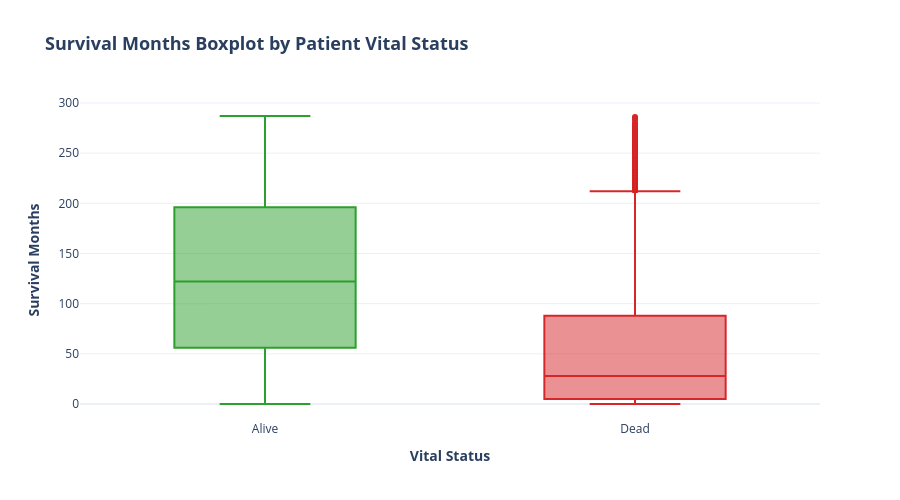

Here is the notebook cell this chart was saved with:
### Markdown cell above
> **Demographic Insight (Age Group Distribution):**
> "The patient age distribution reveals a distinct unimodal, right-skewed pattern with a primary peak in young adulthood (ages 20–29 years), accounting for the highest volume of diagnosed cases. Beyond age 30, the patient count exhibits a progressive and consistent decline across older age brackets. This distribution highlights specific demographic targeting requirements for risk stratification and clinical screening protocols."

### Code cell
import plotly.express as px

# رسم Boxplot لتوزيع أشهر البقاء مقارنة بحالة المريض
fig_box = px.box(
    df_clean, 
    x='vital_status', 
    y='Survival months',
    color='vital_status',
    points="outliers", # إظهار القيم الشاذة إن وجدت
    title='<b>Survival Months Boxplot by Patient Vital Status</b>',
    labels={'vital_status': 'Vital Status', 'Survival months': 'Survival Months'},
    color_discrete_map={'Alive': '#2ca02c', 'Dead': '#d62728'}
)

fig_box.update_layout(
    template='plotly_white',
    xaxis_title='<b>Vital Status</b>',
    yaxis_title='<b>Survival Months</b>',
    title_font_size=18,
    showlegend=False,
    height=500
)

fig_box.show()

### Figure 1 — Plotly figure (JSON) as saved in the notebook; plotly's stock layout.template omitted (floating-point values rounded to 4 significant figures; data arrays with more than 128 entries replaced by an {"elided": "..."} marker saying what was removed)
{"data": [{"alignmentgroup": "True", "boxpoints": "outliers", "hovertemplate": "Vital Status=%{x}<br>Survival Months=%{y}<extra></extra>", "legendgroup": "Alive", "marker": {"color": "#2ca02c"}, "name": "Alive", "notched": false, "offsetgroup": "Alive", "orientation": "v", "showlegend": true, "type": "box", "x": {"elided": "35896 str values"}, "x0": " ", "xaxis": "x", "y": {"elided": "35896 float values"}, "y0": " ", "yaxis": "y"}, {"alignmentgroup": "True", "boxpoints": "outliers", "hovertemplate": "Vital Status=%{x}<br>Survival Months=%{y}<extra></extra>", "legendgroup": "Dead", "marker": {"color": "#d62728"}, "name": "Dead", "notched": false, "offsetgroup": "Dead", "orientation": "v", "showlegend": true, "type": "box", "x": {"elided": "13384 str values"}, "x0": " ", "xaxis": "x", "y": {"elided": "13384 float values"}, "y0": " ", "yaxis": "y"}], "layout": {"boxmode": "overlay", "height": 500, "legend": {"title": {"text": "Vital Status"}, "tracegroupgap": 0}, "showlegend": false, "title": {"font": {"size": 18}, "text": "<b>Survival Months Boxplot by Patient Vital Status</b>"}, "xaxis": {"anchor": "y", "categoryarray": ["Alive", "Dead"], "categoryorder": "array", "domain": [0, 1], "title": {"text": "<b>Vital Status</b>"}}, "yaxis": {"anchor": "x", "domain": [0, 1], "title": {"text": "<b>Survival Months</b>"}}}}
